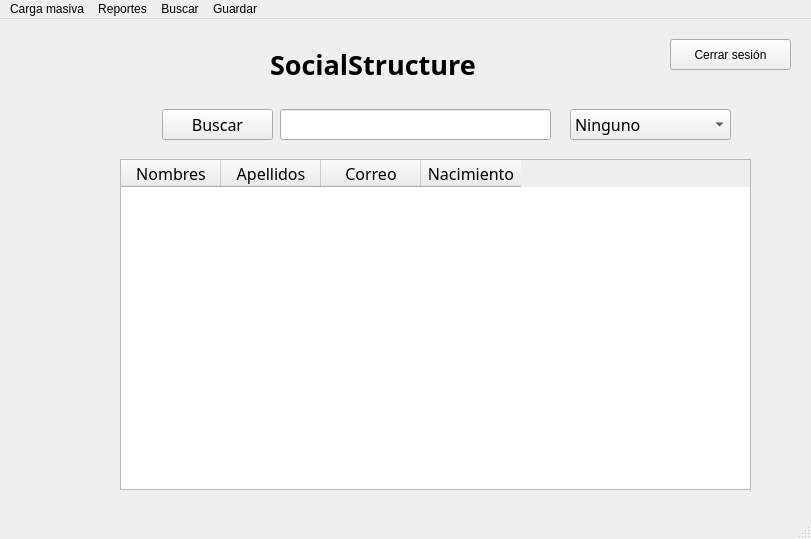
<?xml version="1.0" encoding="UTF-8"?>
<ui version="4.0">
 <class>AdminWindow</class>
 <widget class="QMainWindow" name="AdminWindow">
  <property name="geometry">
   <rect>
    <x>0</x>
    <y>0</y>
    <width>811</width>
    <height>539</height>
   </rect>
  </property>
  <property name="windowTitle">
   <string>MainWindow</string>
  </property>
  <widget class="QWidget" name="centralwidget">
   <widget class="QPushButton" name="pushButton">
    <property name="geometry">
     <rect>
      <x>670</x>
      <y>20</y>
      <width>121</width>
      <height>31</height>
     </rect>
    </property>
    <property name="text">
     <string>Cerrar sesión</string>
    </property>
   </widget>
   <widget class="QTableWidget" name="tableWidget_usuarios">
    <property name="geometry">
     <rect>
      <x>120</x>
      <y>140</y>
      <width>631</width>
      <height>331</height>
     </rect>
    </property>
    <property name="font">
     <font>
      <pointsize>12</pointsize>
     </font>
    </property>
    <property name="editTriggers">
     <set>QAbstractItemView::EditTrigger::NoEditTriggers</set>
    </property>
    <column>
     <property name="text">
      <string>Nombres</string>
     </property>
     <property name="font">
      <font>
       <family>Gill Sans MT</family>
       <pointsize>12</pointsize>
       <bold>false</bold>
      </font>
     </property>
    </column>
    <column>
     <property name="text">
      <string>Apellidos</string>
     </property>
     <property name="font">
      <font>
       <family>Gill Sans MT</family>
       <pointsize>12</pointsize>
       <bold>false</bold>
      </font>
     </property>
    </column>
    <column>
     <property name="text">
      <string>Correo</string>
     </property>
     <property name="font">
      <font>
       <family>Gill Sans MT</family>
       <pointsize>12</pointsize>
       <bold>false</bold>
      </font>
     </property>
    </column>
    <column>
     <property name="text">
      <string>Nacimiento</string>
     </property>
     <property name="font">
      <font>
       <family>Gill Sans MT</family>
       <pointsize>12</pointsize>
       <bold>false</bold>
      </font>
     </property>
    </column>
   </widget>
   <widget class="QPushButton" name="pushButton_2_buscar">
    <property name="geometry">
     <rect>
      <x>162</x>
      <y>90</y>
      <width>111</width>
      <height>31</height>
     </rect>
    </property>
    <property name="font">
     <font>
      <family>Gill Sans MT</family>
      <pointsize>12</pointsize>
     </font>
    </property>
    <property name="text">
     <string>Buscar</string>
    </property>
   </widget>
   <widget class="QLineEdit" name="lineEdit_correo">
    <property name="geometry">
     <rect>
      <x>280</x>
      <y>90</y>
      <width>271</width>
      <height>31</height>
     </rect>
    </property>
    <property name="font">
     <font>
      <pointsize>12</pointsize>
     </font>
    </property>
    <property name="text">
     <string/>
    </property>
   </widget>
   <widget class="QComboBox" name="comboBox_orden">
    <property name="geometry">
     <rect>
      <x>570</x>
      <y>90</y>
      <width>161</width>
      <height>31</height>
     </rect>
    </property>
    <property name="font">
     <font>
      <family>Gill Sans MT</family>
      <pointsize>12</pointsize>
     </font>
    </property>
    <item>
     <property name="text">
      <string>Ninguno</string>
     </property>
    </item>
    <item>
     <property name="text">
      <string>Preorden</string>
     </property>
    </item>
    <item>
     <property name="text">
      <string>Inorden</string>
     </property>
    </item>
    <item>
     <property name="text">
      <string>Postorden</string>
     </property>
    </item>
   </widget>
   <widget class="QLabel" name="label">
    <property name="geometry">
     <rect>
      <x>270</x>
      <y>0</y>
      <width>291</width>
      <height>91</height>
     </rect>
    </property>
    <property name="font">
     <font>
      <family>Cascadia Mono SemiBold</family>
      <pointsize>20</pointsize>
      <bold>true</bold>
     </font>
    </property>
    <property name="text">
     <string>SocialStructure</string>
    </property>
   </widget>
  </widget>
  <widget class="QMenuBar" name="menubar">
   <property name="geometry">
    <rect>
     <x>0</x>
     <y>0</y>
     <width>811</width>
     <height>25</height>
    </rect>
   </property>
   <widget class="QMenu" name="menuCarga_masiva">
    <property name="title">
     <string>Carga masiva</string>
    </property>
    <addaction name="actionCargar_usuarios"/>
    <addaction name="actionCargar_solicitudes"/>
    <addaction name="actionCargarPublicaciones"/>
   </widget>
   <widget class="QMenu" name="menuReportes">
    <property name="title">
     <string>Reportes</string>
    </property>
    <addaction name="actionUsuarios"/>
    <addaction name="actionPublicaciones"/>
   </widget>
   <widget class="QMenu" name="menuBuscar">
    <property name="title">
     <string>Buscar</string>
    </property>
   </widget>
   <widget class="QMenu" name="menuComprimir">
    <property name="title">
     <string>Guardar</string>
    </property>
    <addaction name="actionUsuarios_comprimir"/>
    <addaction name="actionAmigos"/>
    <addaction name="actionSolicitudes_recibidas"/>
    <addaction name="actionSolicitudes_enviadas"/>
   </widget>
   <addaction name="menuCarga_masiva"/>
   <addaction name="menuReportes"/>
   <addaction name="menuBuscar"/>
   <addaction name="menuComprimir"/>
  </widget>
  <widget class="QStatusBar" name="statusbar"/>
  <action name="actionCargar_usuarios">
   <property name="text">
    <string>Cargar usuarios</string>
   </property>
  </action>
  <action name="actionCargar_solicitudes">
   <property name="text">
    <string>Cargar solicitudes</string>
   </property>
  </action>
  <action name="actionCargarPublicaciones">
   <property name="text">
    <string>Cargar publicaciones</string>
   </property>
  </action>
  <action name="actionUsuarios">
   <property name="text">
    <string>Reporte usuarios</string>
   </property>
  </action>
  <action name="actionPublicaciones">
   <property name="text">
    <string>Reporte publicaciones</string>
   </property>
  </action>
  <action name="actionUsuarios_comprimir">
   <property name="text">
    <string>Usuarios</string>
   </property>
  </action>
  <action name="actionAmigos">
   <property name="text">
    <string>Amigos</string>
   </property>
  </action>
  <action name="actionSolicitudes_recibidas">
   <property name="text">
    <string>Solicitudes recibidas</string>
   </property>
  </action>
  <action name="actionSolicitudes_enviadas">
   <property name="text">
    <string>Solicitudes enviadas</string>
   </property>
  </action>
 </widget>
 <resources/>
 <connections/>
</ui>
